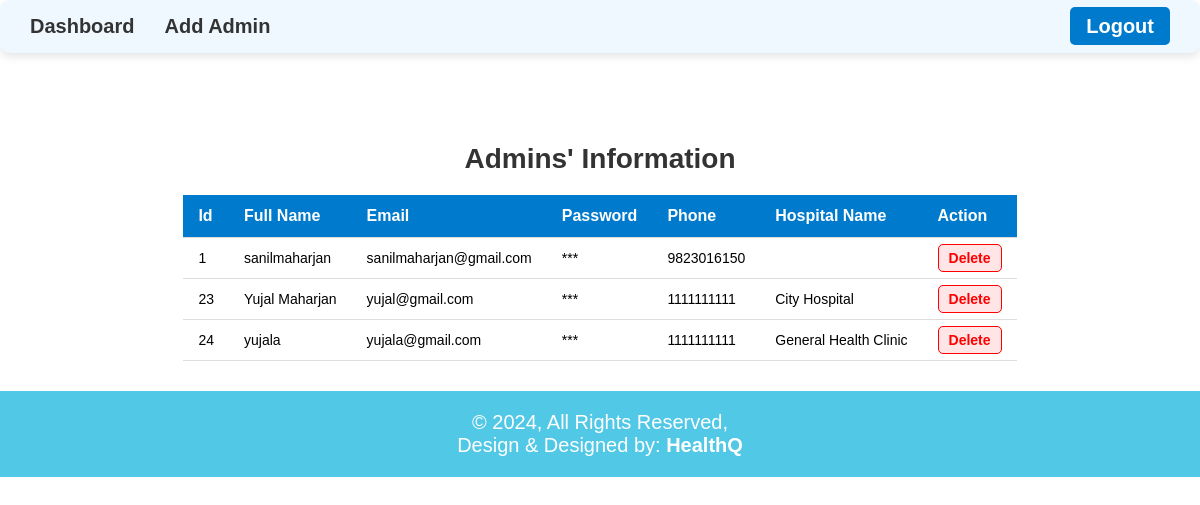
The page /view_admins.php on the database its author committed.
### tables this page shows
CREATE TABLE `users` (
  `user_id` int(11) NOT NULL,
  `email` varchar(255) NOT NULL,
  `password` varchar(255) NOT NULL,
  `fullname` varchar(255) NOT NULL,
  `phone` varchar(15) DEFAULT NULL,
  `type` enum('user','admin','doctor') NOT NULL,
  `hospital_name` varchar(255) DEFAULT NULL
);

### view_admins.php (the view, shortened to what this page needs)
<?php
$servername = "localhost";
$username = "root";
$password = "";
$dbname = "healthq";
$conn = mysqli_connect($servername, $username, $password, $dbname);
$user_id = $_SESSION['user_id'];
$query = "
    SELECT
        user_id,
        fullname,
        email,
        password,
        phone,
        hospital_name
    FROM
        users
    WHERE
        type='admin'
";
$result = mysqli_query($conn, $query);
?>
<!doctype html>
<html lang="en">
<head>
    <link rel="stylesheet" href="view.css">
</head>
<body>
    <nav>
        <ul>
            <li><a href="admin_dashboard.php">Dashboard</a></li>
            <li><a href="add_admin.php">Add Admin</a></li>
            <span class="login-container">
                <li><a href="logout.php">Logout</a></li>
            </span>
        </ul>
    </nav>
    <div class="container">
        <div class="info">
            <div class="appointments-table">
                <h2>Admins' Information</h2>
                <div class="table-container">
                    <?php
                    if (mysqli_num_rows($result) > 0) {
                        echo "<table>
                                <tr>
                                    <th>Id</th>
                                    <th>Full Name</th>
                                    <th>Email</th>
                                    <th>Password</th>
                                    <th>Phone</th>
                                    <th>Hospital Name</th>
                                    <th>Action</th>
                                </tr>";
                        while ($row = mysqli_fetch_assoc($result)) {
                            $password = $user_id === 1 ? htmlspecialchars($row['password']) : '***';
                            echo "<tr id='admin-" . htmlspecialchars($row['user_id']) . "'>
                                    <td>" . htmlspecialchars($row['user_id']) . "</td>
                                    <td>" . htmlspecialchars($row['fullname']) . "</td>
                                    <td>" . htmlspecialchars($row['email']) . "</td>
                                    <td>" . $password . "</td>
                                    <td>" . htmlspecialchars($row['phone']) . "</td>
                                    <td>" . htmlspecialchars($row['hospital_name']) . "</td>
                                    <td><a href='?delete_id=" . urlencode($row['email']) . "' class='delete-btn'>Delete</a></td>
                                  </tr>";
                        }
                        echo "</table>";
                    } else {
                        echo "<p>No admins found.</p>";
                    }
                    ?>
                </div>
            </div>
        </div>
    </div>
    <footer>
        <p>&copy; 2024, All Rights Reserved,<br>Design &amp; Designed by: <b>HealthQ</b></p>
    </footer>
</body>
</html>

### view.css (style rules this page uses)
* { margin: 0; padding: 0; box-sizing: border-box; font-family: Arial, sans-serif; }
nav { background-color: #f0f8ff; padding: 15px; box-shadow: 0 4px 8px rgba(0, 0, 0, 0.1); border-radius: 10px; position: sticky; top: 0; width: 100%; display: flex; align-items: center; justify-content: space-between; }
nav ul { display: flex; align-items: center; list-style: none; flex: 1; }
nav ul li { margin: 0 15px; font-size: 20px; font-weight: 600; color: #333; transition: color 0.3s ease, transform 0.3s ease; }
nav ul li a { text-decoration: none; color: #333; }
.login-container { margin-left: auto; }
.login-container a { font-size: 20px; font-weight: 600; color: #fff; padding: 8px 16px; background-color: #007acc; border-radius: 5px; transition: background-color 0.3s ease, transform 0.3s ease; }
footer { background-color: #51c8e6; padding: 20px; text-align: center; color: #fff; font-size: 20px; }
.container { display: flex; justify-content: center; padding: 30px; margin-top: 60px; }
.info { display: flex; gap: 20px; flex-wrap: wrap; }
.appointments-table h2 { text-align: center; color: #333; margin-bottom: 20px; font-size: 28px; }
.table-container table { width: 100%; border-collapse: collapse; margin-top: 20px; }
.table-container th, .table-container td { padding: 12px 15px; text-align: left; border-bottom: 1px solid #ddd; }
.table-container th { background-color: #007acc; color: white; font-size: 16px; }
.table-container td { font-size: 14px; }
.table-container td a { color: red; font-size: 14px; font-weight: 600; text-decoration: none; padding: 5px 10px; border-radius: 5px; background-color: rgba(255, 0, 0, 0.1); transition: background-color 0.3s ease, transform 0.3s ease; }

### view_admins.php (style rules this page uses)
table { width: 100%; border-collapse: collapse; margin-top: 20px; }
th, td { padding: 12px; text-align: left; border-bottom: 1px solid #ddd; }
th { background-color: #f4f4f4; }
.delete-btn { color: red; text-decoration: none; font-weight: bold; padding: 5px 10px; border: 1px solid red; border-radius: 5px; background-color: #ffe6e6; cursor: pointer; transition: all 0.3s ease; }
footer { background-color: #51c8e6; padding: 20px; text-align: center; color: #fff; font-size: 20px; }

### rows shown on the page
users: user_id "1", fullname "sanilmaharjan", email "sanilmaharjan@gmail.com", password "***", phone "9823016150"
users: user_id "23", fullname "Yujal Maharjan", email "yujal@gmail.com", password "***", phone "1111111111", hospital_name "City Hospital"
users: user_id "24", fullname "yujala", email "yujala@gmail.com", password "***", phone "1111111111", hospital_name "General Health Clinic"
